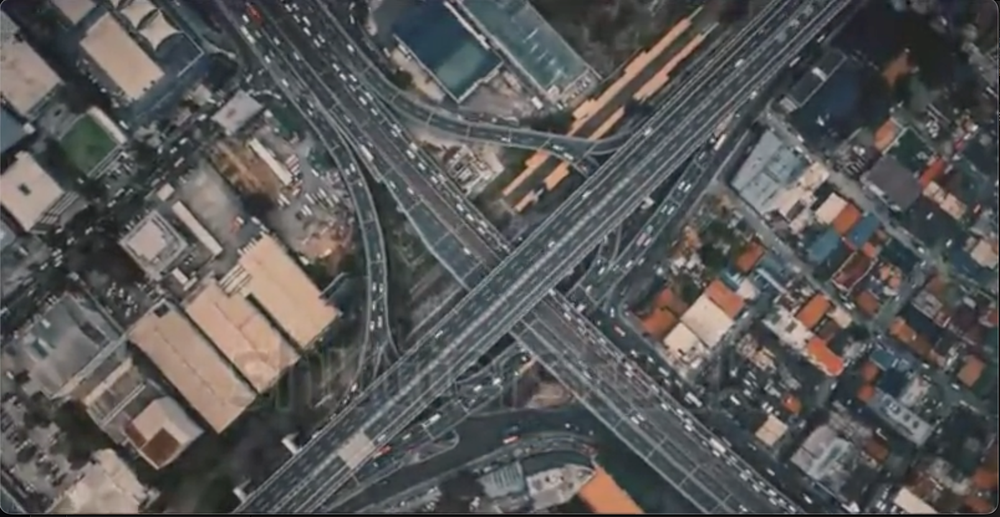
#> input picture Test_Code_Ransac/test_last_frame.png, 1000 x 517 px, shrunk from 1608 x 832 before the run
$ python ransac_with_opencv.py
#> lines starting #> are read from the running program, lines starting #| are printed output that depends on the picture
import cv2
import numpy as np

n_keypoints = 200
def extract_features(image):
    gray = cv2.cvtColor(image, cv2.COLOR_BGR2GRAY)
    sift = cv2.SIFT_create(
                nfeatures=n_keypoints,  # Set to 0 to disable limiting the number of keypoints
                # nOctaveLayers=3, # Number of layers in each octave of the image. Default: 3. (Automatically determined by image size)
                contrastThreshold=0.04, # If contrast of keypoint below this threshold, won't be detected. Default: 0.04
                edgeThreshold=10, #  If difference in intensity between keypoint and surrounding pixels below threshold, keypoint rejected. Default: 10
                sigma=1.6 # S.D. of Gaussian on first octave. Default: 1.6
            )
    keypoints, descriptors = sift.detectAndCompute(gray, None)
    return keypoints, descriptors

def match_features(descriptors1, descriptors2):
    bf = cv2.BFMatcher()
    matches = bf.knnMatch(descriptors1, descriptors2, k=2)
    good_matches = []
    for m, n in matches:
        if m.distance < 0.75 * n.distance:
            good_matches.append(m)
    return good_matches

def find_homography(keypoints1, keypoints2, matches):
    src_pts = np.float32([keypoints1[m.queryIdx].pt for m in matches]).reshape(-1, 1, 2)
    dst_pts = np.float32([keypoints2[m.trainIdx].pt for m in matches]).reshape(-1, 1, 2)

    # Find homography matrix using RANSAC
    H, mask = cv2.findHomography(src_pts, dst_pts, cv2.RANSAC, 5.0)
    return H, mask

fixed_image_path = 'test_last_frame.png'
fixed_image = cv2.imread(fixed_image_path)
#> fixed_image is the input picture: shape (517, 1000, 3); mean B, G, R 87.5, 88.2, 88.8
fixed_keypoints, fixed_descriptors = extract_features(fixed_image)
#> in extract_features, `gray = cv2.cvtColor(image, cv2.COLOR_BGR2GRAY)`:
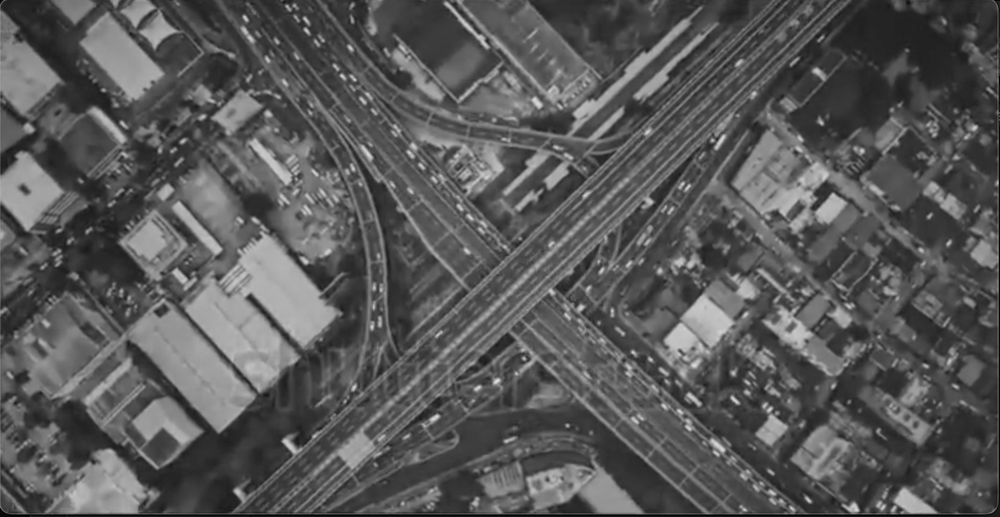
#> gray: shape (517, 1000); min 0, max 225, mean 88.3
#> in extract_features, `keypoints, descriptors = sift.detectAndCompute(gray, None)`: keypoints = 200 keypoints; strongest (x, y, size): (854, 508, 6.7), (808, 500, 3.7), (435, 418, 5.1), (238, 492, 5.4)
#> fixed_keypoints has the same summary as keypoints in extract_features

video_path = 'trymefirst.mp4'
cap = cv2.VideoCapture(video_path)

if not cap.isOpened():
    print("Error: Could not open video.")
    exit()

while True:
    ret, frame = cap.read()
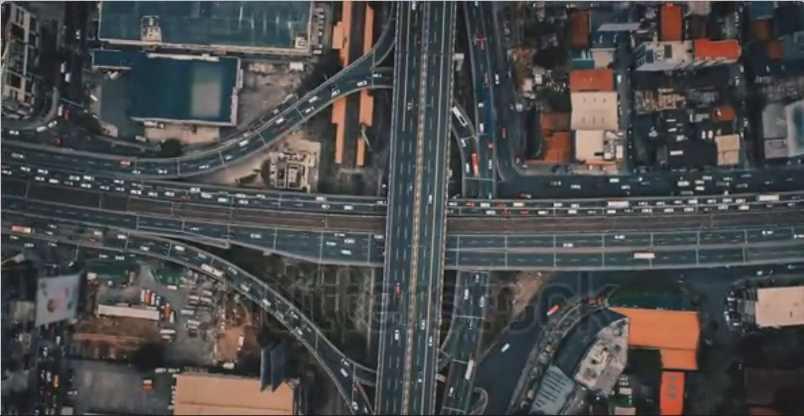
#> input picture frame 135 of Test_Code_Ransac/trymefirst.mp4, 804 x 416 px
#> frame is the input picture: shape (416, 804, 3); mean B, G, R 75.5, 75.2, 75.1
    if not ret:
        break

    frame_keypoints, frame_descriptors = extract_features(frame)
#> in extract_features (call 2), `gray = cv2.cvtColor(image, cv2.COLOR_BGR2GRAY)`:
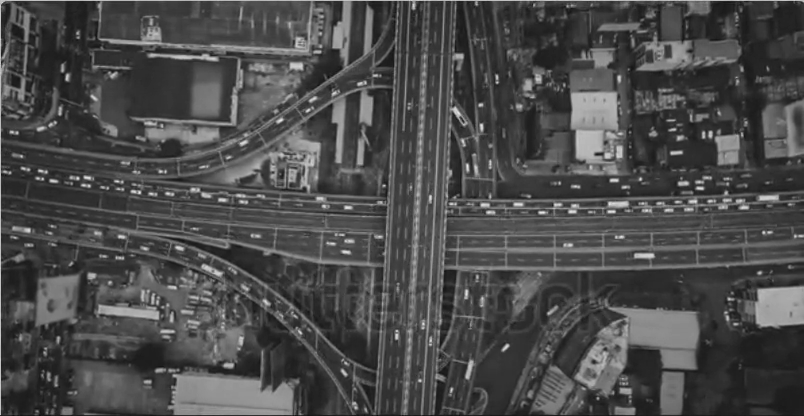
#> gray: shape (416, 804); min 14, max 233, mean 75.2
#> in extract_features (call 2), `keypoints, descriptors = sift.detectAndCompute(gray, None)`: keypoints = 200 keypoints; strongest (x, y, size): (78, 178, 2.3), (139, 192, 2.2), (481, 105, 2.8), (506, 346, 3.3)
#> frame_keypoints has the same summary as keypoints in extract_features
    matches = match_features(fixed_descriptors, frame_descriptors)
#> in match_features, `matches = bf.knnMatch(descriptors1, descriptors2, k=2)`: matches = 200 matches
#> after the loop in match_features, `for m, n in matches:`: good_matches = 11 matches
#> matches = 11 matches

    if len(matches) > 4:  # Homography needs at least 4 matches
        H, mask = find_homography(fixed_keypoints, frame_keypoints, matches)
#> in find_homography, `src_pts = np.float32([keypoints1[m.queryIdx].pt for m in matches]).res..`: src_pts = [[305.1, 261.3], [538.1, 103.9], [659.7, 271], [268, 113.7], [122.1, 123], [24.08, 189.2], [254.8, 219.9], [680, 350.7], [250.7, 38.87], [745.4, 314.5], [690.1, 264.8]]
#> in find_homography, `dst_pts = np.float32([keypoints2[m.trainIdx].pt for m in matches]).res..`: dst_pts = [[229, 365.4], [297.7, 65.87], [519.2, 106.6], [91.31, 275.8], [613.4, 211.5], [593.8, 361.7], [158.7, 370.2], [596.9, 154], [470.6, 364.2], [619, 77.99], [538.3, 79.23]]
#> in find_homography, `H, mask = cv2.findHomography(src_pts, dst_pts, cv2.RANSAC, 5.0)`: H = [[0.803, 0.725, -206.8], [-0.742, 0.777, 385.4], [3.02e-05, -7.06e-05, 1]]; mask = [1, 1, 1, 1, 0, 0, 1, 1, 0, 1, 1]
#> mask = [1, 1, 1, 1, 0, 0, 1, 1, 0, 1, 1]
        # You can use H for further processing, like warping images
        # Uncomment below to draw matches used for homography
        # matches = [matches[i] for i in range(len(matches)) if mask[i]]

    matched_frame = cv2.drawMatches(fixed_image, fixed_keypoints, frame, frame_keypoints, matches, None, flags=2)
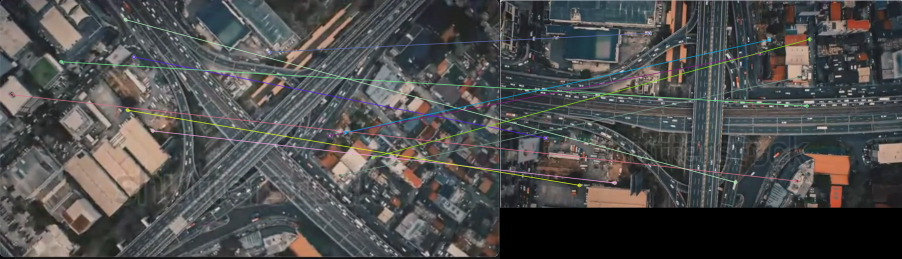
#> matched_frame: shape (517, 1804, 3) (shown at 1/2 size); mean B, G, R 76.6, 77.1, 77.2

    cv2.imshow('Frame with SIFT Matches to Fixed Image', matched_frame)

    if cv2.waitKey(1) & 0xFF == ord('q'):
#> (key q is pressed here)
        break

cap.release()
cv2.destroyAllWindows()
